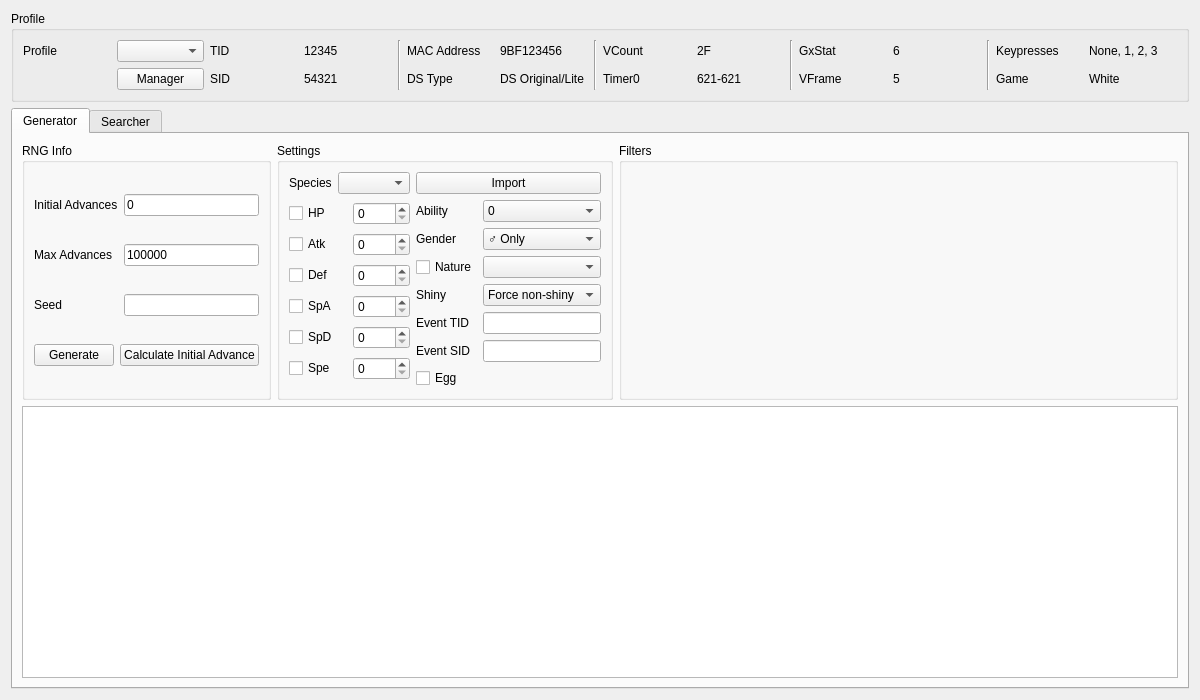
<?xml version="1.0" encoding="UTF-8"?>
<ui version="4.0">
 <class>Event5</class>
 <widget class="QWidget" name="Event5">
  <property name="geometry">
   <rect>
    <x>0</x>
    <y>0</y>
    <width>1200</width>
    <height>700</height>
   </rect>
  </property>
  <property name="windowTitle">
   <string>Gen 5 Event</string>
  </property>
  <layout class="QGridLayout" name="gridLayout_7">
   <item row="0" column="0">
    <widget class="QGroupBox" name="groupBoxProfile">
     <property name="title">
      <string>Profile</string>
     </property>
     <layout class="QGridLayout" name="gridLayout_5">
      <item row="0" column="0">
       <widget class="QLabel" name="labelProfile">
        <property name="text">
         <string>Profile</string>
        </property>
       </widget>
      </item>
      <item row="0" column="1">
       <widget class="QComboBox" name="comboBoxProfiles"/>
      </item>
      <item row="0" column="2">
       <widget class="QLabel" name="labelProfileTID">
        <property name="text">
         <string>TID</string>
        </property>
       </widget>
      </item>
      <item row="0" column="3">
       <widget class="QLabel" name="labelProfileTIDValue">
        <property name="text">
         <string notr="true">12345</string>
        </property>
       </widget>
      </item>
      <item row="0" column="4" rowspan="2">
       <widget class="Line" name="line_4">
        <property name="orientation">
         <enum>Qt::Vertical</enum>
        </property>
       </widget>
      </item>
      <item row="0" column="5">
       <widget class="QLabel" name="labelProfileMACAddress">
        <property name="text">
         <string>MAC Address</string>
        </property>
       </widget>
      </item>
      <item row="0" column="6">
       <widget class="QLabel" name="labelProfileMACAddressValue">
        <property name="text">
         <string notr="true">9BF123456</string>
        </property>
       </widget>
      </item>
      <item row="0" column="7" rowspan="2">
       <widget class="Line" name="line_3">
        <property name="orientation">
         <enum>Qt::Vertical</enum>
        </property>
       </widget>
      </item>
      <item row="0" column="8">
       <widget class="QLabel" name="labelProfileVCount">
        <property name="text">
         <string>VCount</string>
        </property>
       </widget>
      </item>
      <item row="0" column="9">
       <widget class="QLabel" name="labelProfileVCountValue">
        <property name="text">
         <string notr="true">2F</string>
        </property>
       </widget>
      </item>
      <item row="0" column="10" rowspan="2">
       <widget class="Line" name="line_2">
        <property name="orientation">
         <enum>Qt::Vertical</enum>
        </property>
       </widget>
      </item>
      <item row="0" column="11">
       <widget class="QLabel" name="labelProfileGxStat">
        <property name="text">
         <string>GxStat</string>
        </property>
       </widget>
      </item>
      <item row="0" column="12">
       <widget class="QLabel" name="labelProfileGxStatValue">
        <property name="text">
         <string notr="true">6</string>
        </property>
       </widget>
      </item>
      <item row="0" column="13" rowspan="2">
       <widget class="Line" name="line">
        <property name="orientation">
         <enum>Qt::Vertical</enum>
        </property>
       </widget>
      </item>
      <item row="0" column="14">
       <widget class="QLabel" name="labelProfileKeypresses">
        <property name="text">
         <string>Keypresses</string>
        </property>
       </widget>
      </item>
      <item row="0" column="15">
       <widget class="QLabel" name="labelProfileKeypressesValue">
        <property name="text">
         <string>None, 1, 2, 3</string>
        </property>
       </widget>
      </item>
      <item row="1" column="1">
       <widget class="QPushButton" name="pushButtonProfileManager">
        <property name="text">
         <string>Manager</string>
        </property>
       </widget>
      </item>
      <item row="1" column="2">
       <widget class="QLabel" name="labelProfileSID">
        <property name="text">
         <string>SID</string>
        </property>
       </widget>
      </item>
      <item row="1" column="3">
       <widget class="QLabel" name="labelProfileSIDValue">
        <property name="text">
         <string notr="true">54321</string>
        </property>
       </widget>
      </item>
      <item row="1" column="5">
       <widget class="QLabel" name="labelProfileDSType">
        <property name="text">
         <string>DS Type</string>
        </property>
       </widget>
      </item>
      <item row="1" column="6">
       <widget class="QLabel" name="labelProfileDSTypeValue">
        <property name="text">
         <string>DS Original/Lite</string>
        </property>
       </widget>
      </item>
      <item row="1" column="8">
       <widget class="QLabel" name="labelProfileTimer0">
        <property name="text">
         <string>Timer0</string>
        </property>
       </widget>
      </item>
      <item row="1" column="9">
       <widget class="QLabel" name="labelProfileTimer0Value">
        <property name="text">
         <string notr="true">621-621</string>
        </property>
       </widget>
      </item>
      <item row="1" column="11">
       <widget class="QLabel" name="labelProfileVFrame">
        <property name="text">
         <string>VFrame</string>
        </property>
       </widget>
      </item>
      <item row="1" column="12">
       <widget class="QLabel" name="labelProfileVFrameValue">
        <property name="text">
         <string notr="true">5</string>
        </property>
       </widget>
      </item>
      <item row="1" column="14">
       <widget class="QLabel" name="labelProfileGame">
        <property name="text">
         <string>Game</string>
        </property>
       </widget>
      </item>
      <item row="1" column="15">
       <widget class="QLabel" name="labelProfileGameValue">
        <property name="text">
         <string>White</string>
        </property>
       </widget>
      </item>
     </layout>
    </widget>
   </item>
   <item row="1" column="0">
    <widget class="QTabWidget" name="tabRNGSelector">
     <widget class="QWidget" name="tabStationary">
      <attribute name="title">
       <string>Generator</string>
      </attribute>
      <layout class="QGridLayout" name="gridLayout_12">
       <item row="0" column="0">
        <widget class="QGroupBox" name="groupBoxGeneratorRNGInfo">
         <property name="sizePolicy">
          <sizepolicy hsizetype="Preferred" vsizetype="Preferred">
           <horstretch>1</horstretch>
           <verstretch>0</verstretch>
          </sizepolicy>
         </property>
         <property name="title">
          <string>RNG Info</string>
         </property>
         <layout class="QGridLayout" name="gridLayout_6">
          <item row="0" column="0">
           <widget class="QLabel" name="labelGeneratorInitialAdvances">
            <property name="text">
             <string>Initial Advances</string>
            </property>
           </widget>
          </item>
          <item row="0" column="1">
           <widget class="TextBox" name="textBoxGeneratorInitialAdvances">
            <property name="inputMask">
             <string/>
            </property>
            <property name="text">
             <string notr="true">0</string>
            </property>
           </widget>
          </item>
          <item row="1" column="0">
           <widget class="QLabel" name="labelGeneratorMaxAdvances">
            <property name="text">
             <string>Max Advances</string>
            </property>
           </widget>
          </item>
          <item row="1" column="1">
           <widget class="TextBox" name="textBoxGeneratorMaxAdvances">
            <property name="inputMask">
             <string/>
            </property>
            <property name="text">
             <string notr="true">100000</string>
            </property>
           </widget>
          </item>
          <item row="2" column="0">
           <widget class="QLabel" name="labelGeneratorSeed">
            <property name="text">
             <string>Seed</string>
            </property>
           </widget>
          </item>
          <item row="2" column="1">
           <widget class="TextBox" name="textBoxGeneratorSeed">
            <property name="inputMask">
             <string/>
            </property>
            <property name="text">
             <string/>
            </property>
            <property name="cursorPosition">
             <number>0</number>
            </property>
            <property name="alignment">
             <set>Qt::AlignCenter</set>
            </property>
            <property name="clearButtonEnabled">
             <bool>false</bool>
            </property>
           </widget>
          </item>
          <item row="3" column="0" colspan="2">
           <layout class="QHBoxLayout" name="horizontalLayout_2">
            <item>
             <widget class="QPushButton" name="pushButtonGenerate">
              <property name="enabled">
               <bool>true</bool>
              </property>
              <property name="text">
               <string>Generate</string>
              </property>
              <property name="checkable">
               <bool>false</bool>
              </property>
              <property name="autoDefault">
               <bool>false</bool>
              </property>
             </widget>
            </item>
            <item>
             <widget class="QPushButton" name="pushButtonCalculateInitialAdvances">
              <property name="text">
               <string>Calculate Initial Advance</string>
              </property>
             </widget>
            </item>
           </layout>
          </item>
         </layout>
        </widget>
       </item>
       <item row="0" column="1">
        <widget class="QGroupBox" name="groupBoxGeneratorSettings">
         <property name="sizePolicy">
          <sizepolicy hsizetype="Preferred" vsizetype="Preferred">
           <horstretch>2</horstretch>
           <verstretch>0</verstretch>
          </sizepolicy>
         </property>
         <property name="title">
          <string>Settings</string>
         </property>
         <layout class="QGridLayout" name="gridLayout_11">
          <item row="0" column="2">
           <widget class="QPushButton" name="pushButtonGeneratorImport">
            <property name="text">
             <string>Import</string>
            </property>
           </widget>
          </item>
          <item row="0" column="0">
           <widget class="QLabel" name="labelGeneratorSpecies">
            <property name="text">
             <string>Species</string>
            </property>
           </widget>
          </item>
          <item row="0" column="1">
           <widget class="QComboBox" name="comboBoxGeneratorSpecies"/>
          </item>
          <item row="1" column="0" colspan="2">
           <layout class="QGridLayout" name="gridLayout_8">
            <item row="0" column="0">
             <widget class="QCheckBox" name="checkBoxGeneratorHP">
              <property name="text">
               <string>HP</string>
              </property>
             </widget>
            </item>
            <item row="4" column="0">
             <widget class="QCheckBox" name="checkBoxGeneratorSpD">
              <property name="text">
               <string>SpD</string>
              </property>
             </widget>
            </item>
            <item row="2" column="0">
             <widget class="QCheckBox" name="checkBoxGeneratorDef">
              <property name="text">
               <string>Def</string>
              </property>
             </widget>
            </item>
            <item row="3" column="1">
             <widget class="QSpinBox" name="spinBoxGeneratorSpA">
              <property name="maximum">
               <number>31</number>
              </property>
             </widget>
            </item>
            <item row="3" column="0">
             <widget class="QCheckBox" name="checkBoxGeneratorSpA">
              <property name="text">
               <string>SpA</string>
              </property>
             </widget>
            </item>
            <item row="0" column="1">
             <widget class="QSpinBox" name="spinBoxGeneratorHP">
              <property name="maximum">
               <number>31</number>
              </property>
             </widget>
            </item>
            <item row="2" column="1">
             <widget class="QSpinBox" name="spinBoxGeneratorDef">
              <property name="maximum">
               <number>31</number>
              </property>
             </widget>
            </item>
            <item row="1" column="1">
             <widget class="QSpinBox" name="spinBoxGeneratorAtk">
              <property name="maximum">
               <number>31</number>
              </property>
             </widget>
            </item>
            <item row="5" column="1">
             <widget class="QSpinBox" name="spinBoxGeneratorSpe">
              <property name="maximum">
               <number>31</number>
              </property>
             </widget>
            </item>
            <item row="4" column="1">
             <widget class="QSpinBox" name="spinBoxGeneratorSpD">
              <property name="maximum">
               <number>31</number>
              </property>
             </widget>
            </item>
            <item row="5" column="0">
             <widget class="QCheckBox" name="checkBoxGeneratorSpe">
              <property name="text">
               <string>Spe</string>
              </property>
             </widget>
            </item>
            <item row="1" column="0">
             <widget class="QCheckBox" name="checkBoxGeneratorAtk">
              <property name="text">
               <string>Atk</string>
              </property>
             </widget>
            </item>
           </layout>
          </item>
          <item row="1" column="2">
           <layout class="QGridLayout" name="gridLayout_10">
            <item row="3" column="1">
             <widget class="QComboBox" name="comboBoxGeneratorShiny">
              <item>
               <property name="text">
                <string>Force non-shiny</string>
               </property>
              </item>
              <item>
               <property name="text">
                <string>Random</string>
               </property>
              </item>
              <item>
               <property name="text">
                <string>Force shiny</string>
               </property>
              </item>
             </widget>
            </item>
            <item row="6" column="0">
             <widget class="QCheckBox" name="checkBoxGeneratorEgg">
              <property name="text">
               <string>Egg</string>
              </property>
             </widget>
            </item>
            <item row="5" column="0">
             <widget class="QLabel" name="labelGeneratorEventSID">
              <property name="text">
               <string>Event SID</string>
              </property>
             </widget>
            </item>
            <item row="0" column="1">
             <widget class="QComboBox" name="comboBoxGeneratorAbility">
              <item>
               <property name="text">
                <string notr="true">0</string>
               </property>
              </item>
              <item>
               <property name="text">
                <string notr="true">1</string>
               </property>
              </item>
              <item>
               <property name="text">
                <string notr="true">H</string>
               </property>
              </item>
              <item>
               <property name="text">
                <string notr="true">0/1</string>
               </property>
              </item>
             </widget>
            </item>
            <item row="4" column="1">
             <widget class="TextBox" name="textBoxGeneratorEventTID"/>
            </item>
            <item row="1" column="1">
             <widget class="QComboBox" name="comboBoxGeneratorGender">
              <item>
               <property name="text">
                <string>♂ Only</string>
               </property>
              </item>
              <item>
               <property name="text">
                <string>♀ Only</string>
               </property>
              </item>
              <item>
               <property name="text">
                <string>Random</string>
               </property>
              </item>
             </widget>
            </item>
            <item row="2" column="0">
             <widget class="QCheckBox" name="checkBoxGeneratorNature">
              <property name="text">
               <string>Nature</string>
              </property>
             </widget>
            </item>
            <item row="1" column="0">
             <widget class="QLabel" name="labelGeneratorGender">
              <property name="text">
               <string>Gender</string>
              </property>
             </widget>
            </item>
            <item row="4" column="0">
             <widget class="QLabel" name="labelGeneratorEventTID">
              <property name="text">
               <string>Event TID</string>
              </property>
             </widget>
            </item>
            <item row="2" column="1">
             <widget class="QComboBox" name="comboBoxGeneratorNature"/>
            </item>
            <item row="3" column="0">
             <widget class="QLabel" name="labelGeneratorShiny">
              <property name="text">
               <string>Shiny</string>
              </property>
             </widget>
            </item>
            <item row="0" column="0">
             <widget class="QLabel" name="labelGeneratorAbility">
              <property name="text">
               <string>Ability</string>
              </property>
             </widget>
            </item>
            <item row="5" column="1">
             <widget class="TextBox" name="textBoxGeneratorEventSID"/>
            </item>
           </layout>
          </item>
         </layout>
        </widget>
       </item>
       <item row="0" column="2">
        <widget class="QGroupBox" name="groupBoxGeneratorFilters">
         <property name="sizePolicy">
          <sizepolicy hsizetype="Preferred" vsizetype="Preferred">
           <horstretch>4</horstretch>
           <verstretch>0</verstretch>
          </sizepolicy>
         </property>
         <property name="title">
          <string>Filters</string>
         </property>
         <layout class="QGridLayout" name="gridLayout">
          <item row="0" column="0" rowspan="2">
           <widget class="Filter" name="filterGenerator" native="true"/>
          </item>
         </layout>
        </widget>
       </item>
       <item row="1" column="0" colspan="3">
        <widget class="TableView" name="tableViewGenerator">
         <property name="contextMenuPolicy">
          <enum>Qt::CustomContextMenu</enum>
         </property>
         <attribute name="verticalHeaderVisible">
          <bool>false</bool>
         </attribute>
        </widget>
       </item>
      </layout>
     </widget>
     <widget class="QWidget" name="tabSearcher">
      <property name="enabled">
       <bool>true</bool>
      </property>
      <attribute name="title">
       <string>Searcher</string>
      </attribute>
      <layout class="QGridLayout" name="gridLayout_3">
       <item row="0" column="1">
        <widget class="QGroupBox" name="groupBoxSearcherSettings">
         <property name="sizePolicy">
          <sizepolicy hsizetype="Preferred" vsizetype="Preferred">
           <horstretch>2</horstretch>
           <verstretch>0</verstretch>
          </sizepolicy>
         </property>
         <property name="title">
          <string>Settings</string>
         </property>
         <layout class="QGridLayout" name="gridLayout_13">
          <item row="0" column="0">
           <widget class="QLabel" name="labelSearcherSpecies">
            <property name="text">
             <string>Species</string>
            </property>
           </widget>
          </item>
          <item row="0" column="1">
           <widget class="QComboBox" name="comboBoxSearcherSpecies"/>
          </item>
          <item row="1" column="0" colspan="2">
           <layout class="QGridLayout" name="gridLayout_9">
            <item row="1" column="0">
             <widget class="QCheckBox" name="checkBoxSearcherAtk">
              <property name="text">
               <string>Atk</string>
              </property>
             </widget>
            </item>
            <item row="2" column="0">
             <widget class="QCheckBox" name="checkBoxSearcherDef">
              <property name="text">
               <string>Def</string>
              </property>
             </widget>
            </item>
            <item row="4" column="0">
             <widget class="QCheckBox" name="checkBoxSearcherSpD">
              <property name="text">
               <string>SpD</string>
              </property>
             </widget>
            </item>
            <item row="5" column="0">
             <widget class="QCheckBox" name="checkBoxSearcherSpe">
              <property name="text">
               <string>Spe</string>
              </property>
             </widget>
            </item>
            <item row="0" column="0">
             <widget class="QCheckBox" name="checkBoxSearcherHP">
              <property name="text">
               <string>HP</string>
              </property>
             </widget>
            </item>
            <item row="0" column="1">
             <widget class="QSpinBox" name="spinBoxSearcherHP">
              <property name="maximum">
               <number>31</number>
              </property>
             </widget>
            </item>
            <item row="3" column="0">
             <widget class="QCheckBox" name="checkBoxSearcherSpA">
              <property name="text">
               <string>SpA</string>
              </property>
             </widget>
            </item>
            <item row="5" column="1">
             <widget class="QSpinBox" name="spinBoxSearcherSpe">
              <property name="maximum">
               <number>31</number>
              </property>
             </widget>
            </item>
            <item row="4" column="1">
             <widget class="QSpinBox" name="spinBoxSearcherSpD">
              <property name="maximum">
               <number>31</number>
              </property>
             </widget>
            </item>
            <item row="3" column="1">
             <widget class="QSpinBox" name="spinBoxSearcherSpA">
              <property name="maximum">
               <number>31</number>
              </property>
             </widget>
            </item>
            <item row="1" column="1">
             <widget class="QSpinBox" name="spinBoxSearcherAtk">
              <property name="maximum">
               <number>31</number>
              </property>
             </widget>
            </item>
            <item row="2" column="1">
             <widget class="QSpinBox" name="spinBoxSearcherDef">
              <property name="maximum">
               <number>31</number>
              </property>
             </widget>
            </item>
           </layout>
          </item>
          <item row="1" column="2">
           <layout class="QGridLayout" name="gridLayout_14">
            <item row="0" column="0">
             <widget class="QLabel" name="labelSearcherAbility">
              <property name="text">
               <string>Ability</string>
              </property>
             </widget>
            </item>
            <item row="0" column="1">
             <widget class="QComboBox" name="comboBoxSearcherAbility">
              <item>
               <property name="text">
                <string notr="true">0</string>
               </property>
              </item>
              <item>
               <property name="text">
                <string notr="true">1</string>
               </property>
              </item>
              <item>
               <property name="text">
                <string notr="true">H</string>
               </property>
              </item>
              <item>
               <property name="text">
                <string notr="true">0/1</string>
               </property>
              </item>
             </widget>
            </item>
            <item row="1" column="0">
             <widget class="QLabel" name="labelSearcherGender">
              <property name="text">
               <string>Gender</string>
              </property>
             </widget>
            </item>
            <item row="1" column="1">
             <widget class="QComboBox" name="comboBoxSearcherGender">
              <item>
               <property name="text">
                <string>♂ Only</string>
               </property>
              </item>
              <item>
               <property name="text">
                <string>♀ Only</string>
               </property>
              </item>
              <item>
               <property name="text">
                <string>Random</string>
               </property>
              </item>
             </widget>
            </item>
            <item row="2" column="0">
             <widget class="QCheckBox" name="checkBoxSearcherNature">
              <property name="text">
               <string>Nature</string>
              </property>
             </widget>
            </item>
            <item row="2" column="1">
             <widget class="QComboBox" name="comboBoxSearcherNature"/>
            </item>
            <item row="3" column="0">
             <widget class="QLabel" name="labelSearcherShiny">
              <property name="text">
               <string>Shiny</string>
              </property>
             </widget>
            </item>
            <item row="3" column="1">
             <widget class="QComboBox" name="comboBoxSearcherShiny">
              <item>
               <property name="text">
                <string>Force non-shiny</string>
               </property>
              </item>
              <item>
               <property name="text">
                <string>Random</string>
               </property>
              </item>
              <item>
               <property name="text">
                <string>Force shiny</string>
               </property>
              </item>
             </widget>
            </item>
            <item row="4" column="0">
             <widget class="QLabel" name="labelSearcherEventTID">
              <property name="text">
               <string>Event TID</string>
              </property>
             </widget>
            </item>
            <item row="4" column="1">
             <widget class="TextBox" name="textBoxSearcherEventTID"/>
            </item>
            <item row="5" column="0">
             <widget class="QLabel" name="labelSearcherEventSID">
              <property name="text">
               <string>Event SID</string>
              </property>
             </widget>
            </item>
            <item row="5" column="1">
             <widget class="TextBox" name="textBoxSearcherEventSID"/>
            </item>
            <item row="6" column="0">
             <widget class="QCheckBox" name="checkBoxSearcherEgg">
              <property name="text">
               <string>Egg</string>
              </property>
             </widget>
            </item>
           </layout>
          </item>
          <item row="0" column="2">
           <widget class="QPushButton" name="pushButtonSearcherImport">
            <property name="text">
             <string>Import</string>
            </property>
           </widget>
          </item>
         </layout>
        </widget>
       </item>
       <item row="0" column="2">
        <widget class="QGroupBox" name="groupBoxSearcherFilters">
         <property name="sizePolicy">
          <sizepolicy hsizetype="Preferred" vsizetype="Preferred">
           <horstretch>4</horstretch>
           <verstretch>0</verstretch>
          </sizepolicy>
         </property>
         <property name="title">
          <string>Filters</string>
         </property>
         <layout class="QGridLayout" name="gridLayout_4">
          <item row="0" column="0" rowspan="2">
           <widget class="Filter" name="filterSearcher" native="true"/>
          </item>
         </layout>
        </widget>
       </item>
       <item row="2" column="0" colspan="3">
        <widget class="TableView" name="tableViewSearcher">
         <property name="contextMenuPolicy">
          <enum>Qt::CustomContextMenu</enum>
         </property>
         <property name="sortingEnabled">
          <bool>true</bool>
         </property>
         <attribute name="verticalHeaderVisible">
          <bool>false</bool>
         </attribute>
        </widget>
       </item>
       <item row="1" column="0" colspan="3">
        <widget class="QProgressBar" name="progressBar">
         <property name="value">
          <number>0</number>
         </property>
        </widget>
       </item>
       <item row="0" column="0">
        <widget class="QGroupBox" name="groupBoxSearcherRNGInfo">
         <property name="sizePolicy">
          <sizepolicy hsizetype="Preferred" vsizetype="Preferred">
           <horstretch>1</horstretch>
           <verstretch>0</verstretch>
          </sizepolicy>
         </property>
         <property name="title">
          <string>RNG Info</string>
         </property>
         <layout class="QGridLayout" name="gridLayout_2">
          <item row="0" column="0">
           <widget class="QLabel" name="labelSearcherMaxAdvances">
            <property name="text">
             <string>Max Advances</string>
            </property>
           </widget>
          </item>
          <item row="0" column="1">
           <widget class="TextBox" name="textBoxSearcherMaxAdvances">
            <property name="text">
             <string notr="true">100</string>
            </property>
           </widget>
          </item>
          <item row="1" column="0">
           <widget class="QLabel" name="labelSearcherStartDate">
            <property name="text">
             <string>Start Date</string>
            </property>
           </widget>
          </item>
          <item row="1" column="1">
           <widget class="DateEdit" name="dateEditSearcherStartDate">
            <property name="maximumDateTime">
             <datetime>
              <hour>23</hour>
              <minute>59</minute>
              <second>59</second>
              <year>2099</year>
              <month>12</month>
              <day>31</day>
             </datetime>
            </property>
            <property name="minimumDateTime">
             <datetime>
              <hour>0</hour>
              <minute>0</minute>
              <second>0</second>
              <year>2000</year>
              <month>1</month>
              <day>1</day>
             </datetime>
            </property>
            <property name="calendarPopup">
             <bool>true</bool>
            </property>
           </widget>
          </item>
          <item row="2" column="0">
           <widget class="QLabel" name="labelSearcherEndDate">
            <property name="text">
             <string>End Date</string>
            </property>
           </widget>
          </item>
          <item row="2" column="1">
           <widget class="DateEdit" name="dateEditSearcherEndDate">
            <property name="maximumDateTime">
             <datetime>
              <hour>23</hour>
              <minute>59</minute>
              <second>59</second>
              <year>2099</year>
              <month>12</month>
              <day>31</day>
             </datetime>
            </property>
            <property name="minimumDateTime">
             <datetime>
              <hour>0</hour>
              <minute>0</minute>
              <second>0</second>
              <year>2000</year>
              <month>1</month>
              <day>1</day>
             </datetime>
            </property>
            <property name="calendarPopup">
             <bool>true</bool>
            </property>
           </widget>
          </item>
          <item row="3" column="0" colspan="2">
           <layout class="QHBoxLayout" name="horizontalLayout">
            <item>
             <widget class="QPushButton" name="pushButtonSearch">
              <property name="enabled">
               <bool>true</bool>
              </property>
              <property name="text">
               <string>Search</string>
              </property>
              <property name="checkable">
               <bool>false</bool>
              </property>
              <property name="autoDefault">
               <bool>false</bool>
              </property>
             </widget>
            </item>
            <item>
             <widget class="QPushButton" name="pushButtonCancel">
              <property name="enabled">
               <bool>false</bool>
              </property>
              <property name="text">
               <string>Cancel</string>
              </property>
             </widget>
            </item>
           </layout>
          </item>
         </layout>
        </widget>
       </item>
      </layout>
     </widget>
    </widget>
   </item>
  </layout>
 </widget>
 <customwidgets>
  <customwidget>
   <class>TextBox</class>
   <extends>QLineEdit</extends>
   <header>Forms/Controls/TextBox.hpp</header>
  </customwidget>
  <customwidget>
   <class>TableView</class>
   <extends>QTableView</extends>
   <header>Forms/Controls/TableView.hpp</header>
  </customwidget>
  <customwidget>
   <class>Filter</class>
   <extends>QWidget</extends>
   <header>Forms/Controls/Filter.hpp</header>
   <container>1</container>
  </customwidget>
  <customwidget>
   <class>DateEdit</class>
   <extends>QDateEdit</extends>
   <header>Forms/Controls/DateEdit.hpp</header>
  </customwidget>
 </customwidgets>
 <tabstops>
  <tabstop>comboBoxProfiles</tabstop>
  <tabstop>pushButtonProfileManager</tabstop>
  <tabstop>tabRNGSelector</tabstop>
  <tabstop>textBoxGeneratorInitialAdvances</tabstop>
  <tabstop>textBoxGeneratorMaxAdvances</tabstop>
  <tabstop>textBoxGeneratorSeed</tabstop>
  <tabstop>pushButtonGenerate</tabstop>
  <tabstop>pushButtonCalculateInitialAdvances</tabstop>
  <tabstop>comboBoxGeneratorSpecies</tabstop>
  <tabstop>pushButtonGeneratorImport</tabstop>
  <tabstop>checkBoxGeneratorHP</tabstop>
  <tabstop>spinBoxGeneratorHP</tabstop>
  <tabstop>checkBoxGeneratorAtk</tabstop>
  <tabstop>spinBoxGeneratorAtk</tabstop>
  <tabstop>checkBoxGeneratorDef</tabstop>
  <tabstop>spinBoxGeneratorDef</tabstop>
  <tabstop>checkBoxGeneratorSpA</tabstop>
  <tabstop>spinBoxGeneratorSpA</tabstop>
  <tabstop>checkBoxGeneratorSpD</tabstop>
  <tabstop>spinBoxGeneratorSpD</tabstop>
  <tabstop>checkBoxGeneratorSpe</tabstop>
  <tabstop>spinBoxGeneratorSpe</tabstop>
  <tabstop>comboBoxGeneratorAbility</tabstop>
  <tabstop>comboBoxGeneratorGender</tabstop>
  <tabstop>checkBoxGeneratorNature</tabstop>
  <tabstop>comboBoxGeneratorNature</tabstop>
  <tabstop>comboBoxGeneratorShiny</tabstop>
  <tabstop>textBoxGeneratorEventTID</tabstop>
  <tabstop>textBoxGeneratorEventSID</tabstop>
  <tabstop>checkBoxGeneratorEgg</tabstop>
  <tabstop>tableViewGenerator</tabstop>
  <tabstop>textBoxSearcherMaxAdvances</tabstop>
  <tabstop>dateEditSearcherStartDate</tabstop>
  <tabstop>dateEditSearcherEndDate</tabstop>
  <tabstop>pushButtonSearch</tabstop>
  <tabstop>pushButtonCancel</tabstop>
  <tabstop>comboBoxSearcherSpecies</tabstop>
  <tabstop>pushButtonSearcherImport</tabstop>
  <tabstop>checkBoxSearcherHP</tabstop>
  <tabstop>spinBoxSearcherHP</tabstop>
  <tabstop>checkBoxSearcherAtk</tabstop>
  <tabstop>spinBoxSearcherAtk</tabstop>
  <tabstop>checkBoxSearcherDef</tabstop>
  <tabstop>spinBoxSearcherDef</tabstop>
  <tabstop>checkBoxSearcherSpA</tabstop>
  <tabstop>spinBoxSearcherSpA</tabstop>
  <tabstop>checkBoxSearcherSpD</tabstop>
  <tabstop>spinBoxSearcherSpD</tabstop>
  <tabstop>checkBoxSearcherSpe</tabstop>
  <tabstop>spinBoxSearcherSpe</tabstop>
  <tabstop>comboBoxSearcherAbility</tabstop>
  <tabstop>comboBoxSearcherGender</tabstop>
  <tabstop>checkBoxSearcherNature</tabstop>
  <tabstop>comboBoxSearcherNature</tabstop>
  <tabstop>comboBoxSearcherShiny</tabstop>
  <tabstop>textBoxSearcherEventTID</tabstop>
  <tabstop>textBoxSearcherEventSID</tabstop>
  <tabstop>checkBoxSearcherEgg</tabstop>
  <tabstop>tableViewSearcher</tabstop>
 </tabstops>
 <resources/>
 <connections/>
</ui>
